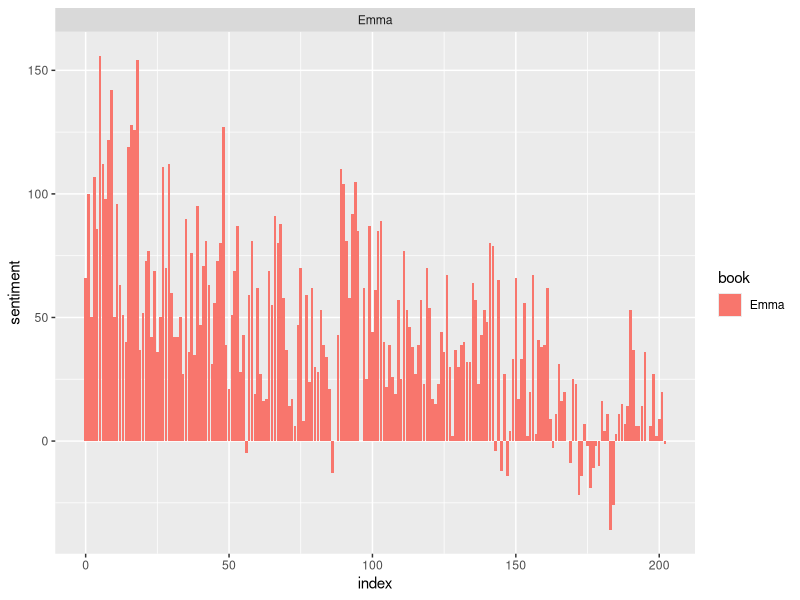
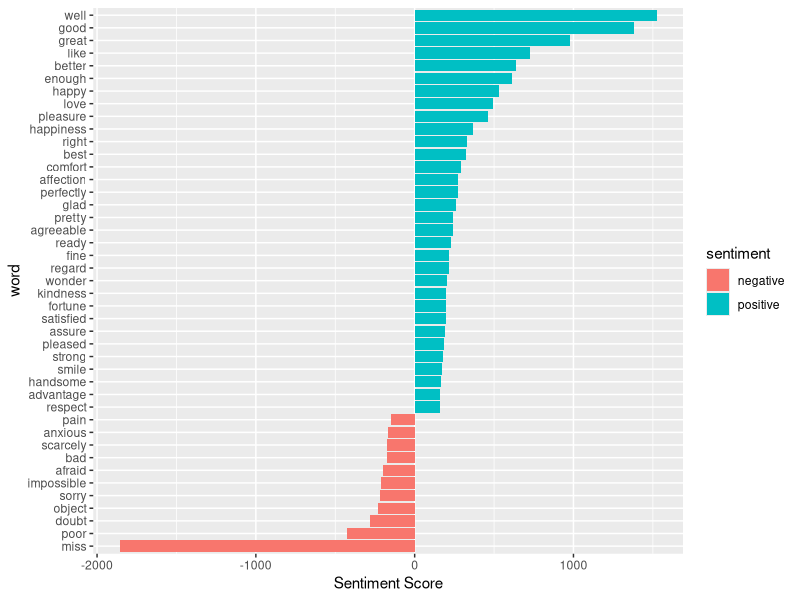
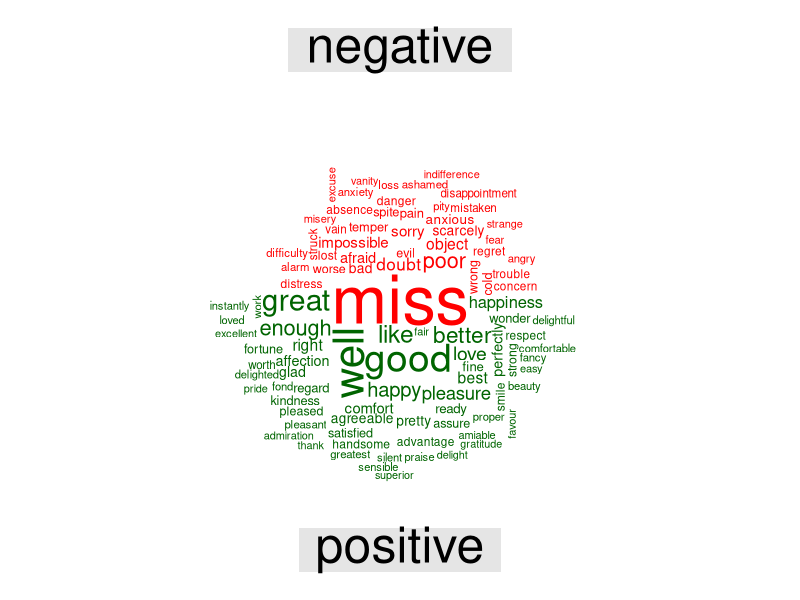
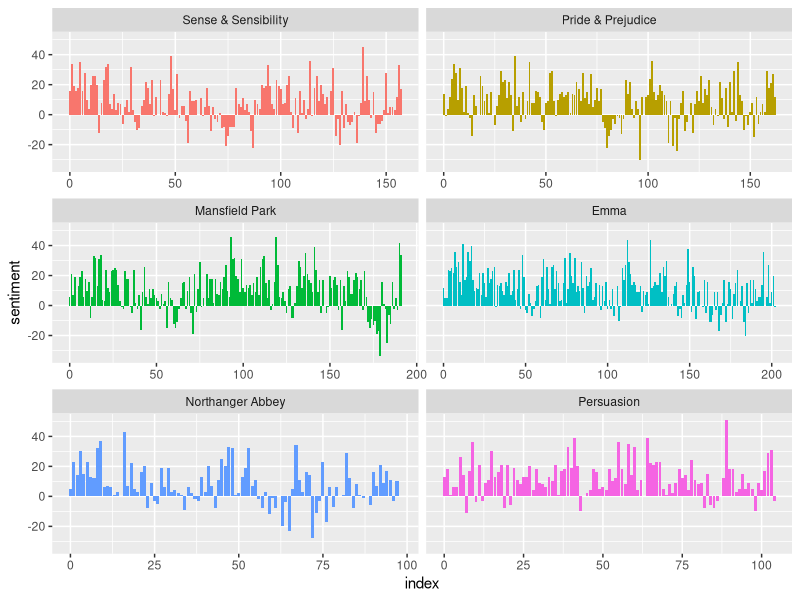

Source code (R) for these figures, in order:
## ---- chunk 1
#install.packages("tidytext")
library(tidytext)
## ---- chunk 2
# view dictionary
sentiments
## ---- chunk 3
get_sentiments("bing")
## ---- chunk 4
library(janeaustenr)
library(stringr)
library(tidytext)
library(dplyr)
## ---- chunk 5
tidy_data <- austen_books() %>% group_by(book) %>%
  mutate(linenumber = row_number(),
         chapter = cumsum(str_detect(text, regex("^chapter [\\divxlc]", 
                          ignore_case = TRUE)))) %>%
# adds row number and relevant chapter number, each row represents a sentense from book
ungroup() %>%
unnest_tokens(word, text)
## ---- chunk 6
positive_sentiment <- get_sentiments("bing") %>%
  filter(sentiment == "positive")

tidy_data %>%
  filter(book == "Emma") %>%
  semi_join(positive_sentiment) %>%
  count(word, sord = TRUE)
# semi_join will return all words from table tidy_data which has match in positive_sentiment; joined by word
## ---- chunk 7
library(tidyr)
bing <- get_sentiments("bing")
Emma_sentiment <- tidy_data %>%
  inner_join(bing) %>%
  count(book = "Emma", index = linenumber %/% 80, sentiment) %>%
  spread(sentiment, n, fill = 0) %>% # this will show index and number of positive and negative words
mutate(sentiment = positive - negative)
## ---- chunk 8
library(ggplot2)

ggplot(Emma_sentiment, aes(index, sentiment, fill = book)) +
 geom_bar(stat = "identity", show.legend = TRUE) +
 facet_wrap(~book, ncol = 2, scales = "free_x")
## ---- chunk 9
counting_words <- tidy_data %>%
  inner_join(bing) %>%
  count(word, sentiment, sort = TRUE)

head(counting_words, 100)
## ---- chunk 10
counting_words %>%
 filter(n > 150) %>%
 mutate(n = ifelse(sentiment == "negative", -n, n)) %>%
 mutate(word = reorder(word, n)) %>%
 ggplot(aes(word, n, fill = sentiment))+
 geom_col() +
 coord_flip() +
 labs(y = "Sentiment Score")
## ---- chunk 11
library(reshape2)
library(wordcloud)

tidy_data %>%
 inner_join(bing) %>%
 count(word, sentiment, sort = TRUE) %>%
 acast(word ~ sentiment, value.var = "n", fill = 0) %>%
 comparison.cloud(colors = c("red", "dark green"),
          max.words = 100)
## ---- chunk 12
janeaustensentiment <- tidy_data %>%
  inner_join(get_sentiments("bing")) %>%
  count(book , index = linenumber %/% 80, sentiment) %>%
  spread(sentiment, n, fill = 0) %>% # this will show index and number of positive and negative words
  mutate(sentiment = positive - negative)
## ---- chunk 13
ggplot(janeaustensentiment, aes(index, sentiment, fill=book)) +
  geom_col(show.legend = FALSE) +
  facet_wrap(~book, ncol = 2, scales = "free_x")
